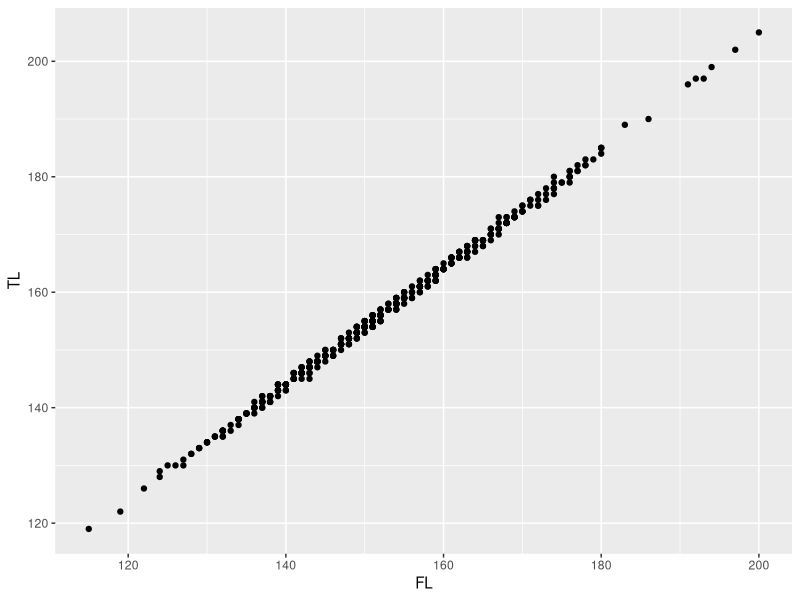
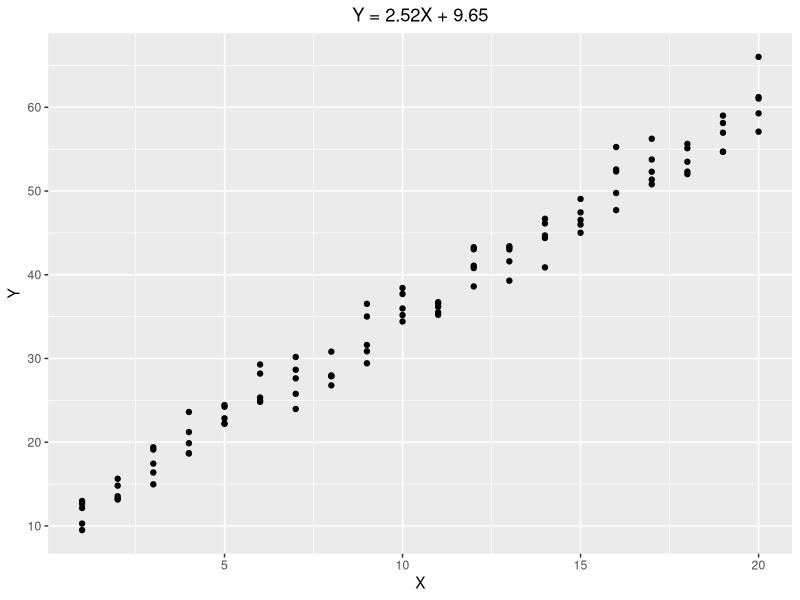

The R script that drew these images, in order:
####################################################
# FISH 458/558 - Fisheries Population Dynamics 
# Lab 1 HW - Intro to R   
# A. Buchheister 
# January 2024
####################################################
library(tidyverse)
library(ggplot2)
setwd("/Users/cpadamson/Dropbox/Grad/FISH 558")


###################################
#  INSTRUCTIONS
###################################
#  Write a script to answer the questions below. Run the script and copy your Console output
#  into a WORD document. See the guidelines below. Submit your answers as a WORD document via CANVAS.
#  Please see "Examples of good HW formatting.docx" for formatting examples.


# The WORD document should include the following:
# 1) include your Name, course, lab number, and date at the top of the document 
# 
# 2) Number and label the questions and answers clearly! (We should easily be able to find your answers!) 
# 
# 3) Include all of the requested output (e.g., values, data tables, and plots), not just the code for them. 
#    (We will not copy your code into R to see if it works).
# 
# 4) Submit a Word document unless directed otherwise (no r files or pdfs please)
# 
# 5) Include all your code used for the problems 
#
# 6) Answer ALL questions using complete sentences that are clear and informative.
#
# 7) Include figure or table captions. (Figure captions go below the figure, table captions go above a table.)


###################################
#  QUESTIONS FOR 458
###################################

# Note: you will need to provide the total number of hours you work on this whole
# HW assignment, so keep track of the time you spend on it.

#### PART A #######
# A. Spend at least 2-3 hours learning and practicing how to use RStudio. (If you are new to R,
#    I recommend you spend substantially more time.)
#    Below are several options (depending on whether you are more of a BEGINNER or PROFICIENT user):
#    - EVERYONE should make sure to work through the lab script "Lab 01 - Introduction to R.r"
#      (although this should be completed during lab time).
#    - For R BEGINNERS (or intermediate) users: below are some OPTIONS for you:
#       1) Spend some time reading & working through the online book found here: https://bookdown.org/ndphillips/YaRrr/
#          (this was recommended by several students in past classes).
#       2) work through the "Torfs and Brauer 2014" tutorial found in the Lab folder on Canvas
#       3) Skim the "R_reference card.pdf" which is a useful reference.
#       4) Work through the "Tutorial" tab that can be found in the TopRight Quadrant of RStudio
#       5) Watch & work through any YouTube instructional tutorials. Here are some good options
#          that I have explored briefly (but you may choose to jump around if you want):
#           - https://www.youtube.com/watch?v=s3FozVfd7q4
#           - https://www.youtube.com/playlist?list=PLjgj6kdf_snYBkIsWQYcYtUZiDpam7ygg
#           - https://www.youtube.com/watch?v=X67No4239Ys&list=PL6gx4Cwl9DGCzVMGCPi1kwvABu7eWv08P 
#    - For more PROFICIENT R users: If you are strong with the basics of R, 
#      decide what skills you want to improve and then find some tutorials
#      to help you. I have 4 suggestions below. (Be sure to also check out 
#      the posted "cheatsheets" on ggplot2, data-wrangling, and R Markdown!)
#       1) work on your plotting skills,
#         - For plotting with ggplot2: work through www.ling.upenn.edu/~joseff/avml2012/
#       2) work on your data manipulation skills, 
#         - for data manipulation with dplyr: work through one of the following:
#           - http://genomicsclass.github.io/book/pages/dplyr_tutorial.html
#           - slower paced: https://www.datacamp.com/community/tutorials/tidyverse-tutorial-r 
#           - faster and more thorough: http://tclavelle.github.io/dplyr-tidyr-tutorial/.
#       3) work on your ability generating nice reports in R, 
#         - For generating slick reports and word documents using R MarkDown: https://rmarkdown.rstudio.com/lesson-1.html 
#       4) work on any other area of your interest! 
#         - for working on any other topics that may be of interest, search online, or use the "Venables et al. 2007 - An Intro to R.pdf"



#   1. Briefly describe how you spent your 2+ hrs working on your R skills. 
#      Include any good/recommended websites if you found them helpful! (5 pts)
#I worked on data manipulation and validation. The goal was to knock out two birds with one stone by using
#this lab to also work with a problem relevant to my thesis work. I worked with a new package to me ("tidyverse")
#to compare two versions of my data and identify entires unique to each. The goal is to help identify data entry
#errors as part of the QA/QC process. In order to add a component specific to this assignment, I also decided
#to add an RMarkDown component.
#   2. What did you find cool or interesting about what you learned? (2 pts)
#RMarkDown was very interesting for me. I've been given documents and assignments generated with RMarkDown before
#but never made a markdown script myself before. I like the way you can present code chunks and I think using it
#will help make my code more digestible to return to.
#   3. What do you think will be the biggest challenge for you in using and learning R? (1 pt)
#Expanding my knowledge base. I already have some experience with R, so it's tempting to get "stuck in your ways"
#without doing any exploration of new ideas and techniques. This class should be helpful in that regard.
#   4. Compare and contrast a vector, a matrix, and a dataframe in R. (1 pt)
#a vector is a linear sequence of like elements (e.g. a, b, c)
#a matrix is a 2D array of like elements, like a vector of vectors (e.g. a, b, c)
#                                                                       (a, b, c)
#                                                                       (a, b, c)
#a data frame is more like a table, being able to have rows, columns, and various data types, (e.g. letter | integer | double)
#                                                                                                   a      | 1       | 1.0
#                                                                                                   b      | 2       | 1.1
#                                                                                                   c      | 3       | 1.2
#
#### PART B #######
# B. Write and execute a script to answer the following questions below using R. 
#    Refer to the lab script for examples. (5 points)

#   1. Create a dataframe named "data" that has a 4 columns (named: ID, X, Y, Z) and 5 rows. 
#     ID should go from 1 to 5,
#     X should be the numbers [13,3,2,8,5], Y should go from 10 to 30 by fives, 
#     and Z should be the letters "a" through "e".
data = data.frame(ID = 1:5, X=c(13,3,2,8,5), Y=seq(10, 30, by=5), Z=letters[1:5])
#   2. Create an object called P that is set equal to the element in the 3rd row, 2nd column of your dataframe. 
p<-data[3,2]
#   3. Calculate the sum of all elements in column Y using the sum() function. 
sum.Y<-sum(data$Y)
#   4. What is the average value of the elements in rows 1:3 for column 3? (Use a function that references your dataset to find the answer.)
avg.3<-mean(data[1:3,3])
#   5. Add a fifth column (named Xsquared), with elements that are the square of the values in column X.
mutate(data, Xsquared=X*X)
#### PART C #######
# C.  Do the following (6 points)

# Import data from the "sandeelTLFL.csv" file, which has total lengths (TL)
#and fork lengths (FL) measured in mm for sandeels (ie sand lance)
sandeel<-read.csv("sandeelTLFL.csv")
#   1. Calculate and report the mean and standard deviation for TL and FL. (1 pt)
avg.TL<-mean(sandeel[,1])
sd.TL<-sd(sandeel[,1])
avg.FL<-mean(sandeel[,2])
sd.FL<-sd(sandeel[,2])
#   2. Generate a plot of the observed TL vs. FL (this means that TL is on the Y-axis,
#    and FL is on the X-axis). Change the points in the plot from open circles to solid circles.
      #Note: You will likely need to use the help menu or the internet to figure out how 
#      to change the plot symbols (3pts)
ggplot(sandeel, aes(x=FL, y=TL))+geom_point()
#   3. How many Total Hours did you spend on this homework assignment? (1 pt)
#      (We will track this information throughout the semester, so get used to this).
#3 hours
#   4. Working with other classmates on your HW will be a tremendous help as the semester progresses.
#      I encourage you to work on HW assignments together, or at least review your answers with at 
#      least one classmate.  Do this and take a selfie of the group.  Include 
#      the selfie/screenshot here (feel free to actually smile in the picture or have fun with it!). (1 pt)


############################################################
#  QUESTIONS FOR 558 (Or +2.5 Extra Credit for 458 students)
############################################################

# A.-C. Do parts A-C above.

# D. Do the following (5 points)

#Simulating data can be very helpful for quantitative studies. Here, I want you to 
#generate simulated X and Y data and run a regression analysis. The final
#product is simply a plot with the model fit and regression equation.
#For some of you this may be very new and you haven't received much 
#guidance. As graduate students, you will often have to figure things out 
#on your own. Use the resources available to you, including your classmates
#as needed. I'm also available during office hours.

#Generate 100 "X" values from 1 to 20, with each value having 5 replicates (e.g., 1,1,1,1,1,2,2,2,2,2...)
#(search online or look at the "Data Creation" section of the R Reference Card 
#for a good R function to do this).
data.2<-data.frame(X=rep(1:20, each=5))

#Then generate 100 "Y" values using a regression model defined by:
#  Y = 2.5*X + 10
data.2<-mutate(data.2, Y=2.5*X+10)

#Now, add a small amount of random error or noise to each Y value based on
#a normal distribution with a mean of 0 and a standard deviation of 2.
#For this, you will need to create 100 values using the rnorm() function from the lab script.
noise<-rnorm(100, 0, 2)
for(i in 0:100)
{
  data.2[i, 2]<-data.2[i,2]+noise[i]
}
#Run a regression on your simulated data and estimate the slope and intercept
#for the linear model (see the lm() function from lab). Generate a plot with your model fit, 
#but set the title of your graph
#to be the estimated regression model equation (e.g., "Y=2.452X+9.555").
mod=lm(data.2$Y~data.2$X)
summary(mod)
ggplot(data.2, aes(x=X, y=Y))+geom_point()+ggtitle("Y = 2.52X + 9.65")+theme(plot.title = element_text(hjust = 0.5))

#What you need to submit for part D:
# - Your code for conducting the task
# - The plot with the simulated data and the model fit. 
#   (Don't forget to include the title and a figure caption).




  